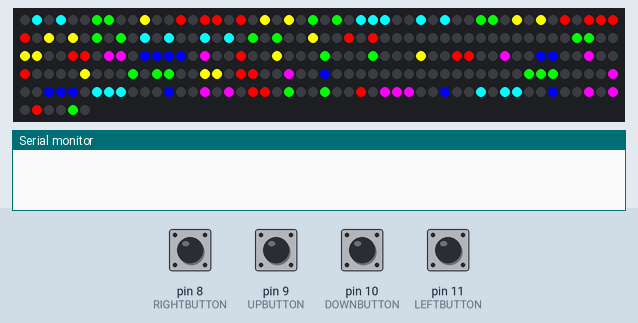
The sketch below on a simulated Arduino Uno, built with avr-gcc and run on an emulated ATmega328P. Parts: 256 RGB LEDs in strip order, left to right, continuing on the next row, the last lines printed to the serial monitor. The inputs (shaded band) are chosen by the test bench; at power-on: pin 8 (RIGHTBUTTON), pin 9 (UPBUTTON), pin 10 (DOWNBUTTON), pin 11 (LEFTBUTTON) HIGH. Random numbers use the default seed unless the sketch sets one. At 10.7 s the program stops and its outputs stay as they are.

Above: at 0.8 s.
0.9 s: pin 8 (RIGHTBUTTON) pulled LOW for 0.15 s
At 1.8 s:
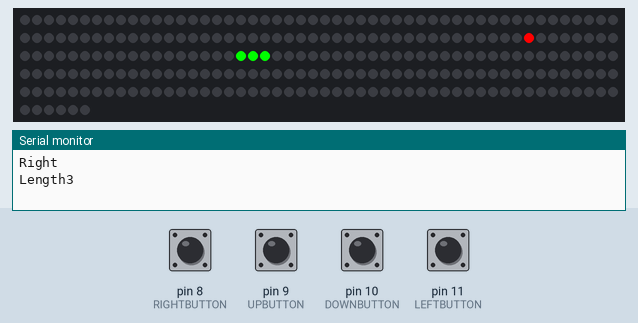
4.0 s: pin 9 (UPBUTTON) pulled LOW for 0.15 s
6.5 s: pin 8 (RIGHTBUTTON) pulled LOW for 1 s
9.0 s: pin 9 (UPBUTTON) pulled LOW for 1 s
At 11.3 s:
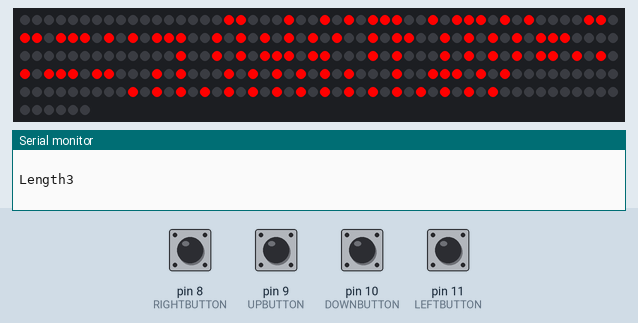
Timing chart, 0 to 12.2 s (numbered marks = the images above; inputs shaded):
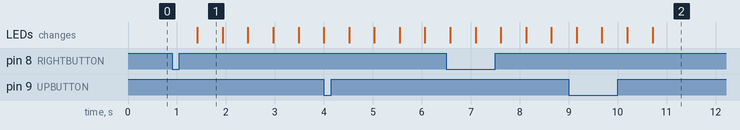

Measured:
- after the input at 0.9 s, the LEDs: change after 0.52 s (image 1)

The sketch:

WormShirt.ino
```cpp
#include <Adafruit_NeoPixel.h>
#ifdef __AVR__
  #include <avr/power.h>
#endif

#define PIN 6
#define UPBUTTON 9
#define DOWNBUTTON 10
#define LEFTBUTTON 11
#define RIGHTBUTTON 8

Adafruit_NeoPixel strip = Adafruit_NeoPixel(256, PIN, NEO_GRB + NEO_KHZ800);
uint32_t L = strip.Color(0,0,0);
uint32_t R = strip.Color(255,0,0);
uint32_t G = strip.Color(0,255,0);
uint32_t B = strip.Color(0,0,255);
uint32_t M = strip.Color(255,0,255);
uint32_t C = strip.Color(0,255,255);
uint32_t Y = strip.Color(255,255,0);
uint32_t W = strip.Color(255,255,255);
int WormLength = 3;
int WormCoords[10][2] =  {{7,7},{8,7},{9,7},{-1,-1},{-1,-1},{-1,-1},{-1,-1},{-1,-1},{-1,-1},{-1,-1}};
char WormDirections[10] = {'L','L','L','L','L','L','L','L','L','L'};
int AppleX = 0;
int AppleY = 0;
int NewAppleX = 0;
int NewAppleY = 0;
char GameOverBoard[16][16]={
{'L','L','L','L','L','L','L','L','L','L','L','L','L','L','L','L'},
{'L','R','R','L','L','L','R','L','L','R','L','R','L','R','R','R'},
{'R','L','L','L','L','R','L','R','L','R','R','R','L','R','L','L'},
{'R','L','R','R','L','R','R','R','L','R','L','R','L','R','R','R'},
{'R','L','L','R','L','R','L','R','L','R','L','R','L','R','L','L'},
{'L','R','R','L','L','R','L','R','L','R','L','R','L','R','R','R'},
{'L','L','L','L','L','L','L','L','L','L','L','L','L','L','L','L'},
{'L','R','L','L','R','L','R','L','R','R','R','L','R','R','L','L'},
{'R','L','R','L','R','L','R','L','R','L','L','L','R','L','R','L'},
{'R','L','R','L','R','L','R','L','R','R','R','L','R','R','L','L'},
{'R','L','R','L','R','L','R','L','R','L','L','L','R','L','R','L'},
{'L','R','L','L','L','R','L','L','R','R','R','L','R','L','R','L'},
{'L','L','L','L','L','L','L','L','L','L','L','L','L','L','L','L'},
{'L','R','L','R','L','R','L','R','L','R','L','R','L','R','L','R'},
{'R','L','R','L','R','L','R','L','R','L','R','L','R','L','R','L'},
{'L','L','L','L','L','L','L','L','L','L','L','L','L','L','L','L'}};

char StartBoard[16][16]={
{'R','L','R','L','L','Y','L','L','G','G','L','L','C','L','C','L'},
{'R','L','R','L','Y','L','Y','L','G','L','G','L','C','C','C','L'},
{'R','L','R','L','Y','L','Y','L','G','G','L','L','C','L','C','L'},
{'R','R','R','L','Y','L','Y','L','G','L','G','L','C','L','C','L'},
{'R','L','R','L','L','Y','L','L','G','L','G','L','C','L','C','L'},
{'L','L','L','L','L','L','L','L','L','L','L','L','L','L','L','L'},
{'B','B','L','M','M','L','R','R','L','L','Y','Y','L','L','G','G'},
{'B','B','L','M','L','L','R','L','L','Y','L','L','L','G','L','L'},
{'B','L','L','M','L','L','R','R','L','L','Y','L','L','L','G','L'},
{'B','L','L','M','L','L','R','L','L','L','L','Y','L','L','L','G'},
{'B','L','L','M','L','L','R','R','L','Y','Y','L','L','G','G','L'},
{'L','L','L','L','L','L','L','L','L','L','L','L','L','L','L','L'},
{'C','C','L','B','B','B','L','L','M','L','L','L','L','G','G','G'},
{'C','L','L','L','B','L','L','M','L','M','L','R','R','L','G','L'},
{'L','C','L','L','B','L','L','M','M','M','L','R','L','L','G','L'},
{'C','C','L','L','B','L','L','M','L','M','L','R','L','L','G','L'}};

char UpdateDirections(char directions[]){
  int x=9;
  while(x>0){
    directions[x]=directions[x-1];
    x--;
  }
}

char UpdateCoords(int Coords[][2], char directions[]){
  int x=0;
  while(x<10){
    if(Coords[x][0]>0 | Coords[x][1]>0){
      switch(directions[x]){
        case 'L':
          Coords[x][0]--;
          break;
        case 'R':
          Coords[x][0]++;
          break;
        case 'U':
          Coords[x][1]--;
          break;
        case 'D':
          Coords[x][1]++;
          break;
      }
    }
    x++;
  }
}

char DrawWorm(int Coords[][2], char WormColor, char pixels[16][16]){
  int x=0;
  while(x<10){
    if(Coords[x][0]>=0 & Coords[x][1]>=0){
      pixels[Coords[x][1]][Coords[x][0]] = WormColor;
    }
    x++;
  }
  Serial.println(' ');
}

void DrawBoard(char pixels[16][16]){
  int x=1;
  while(x<16){
      for (int i=0, j = 15; i< 8; i++, j--){
    char temp = pixels[x][i];
    pixels[x][i] = pixels[x][j];
    pixels[x][j] = temp;
  }
    x+=2;
  }
  x=0;
  while(x<16){
      for (int i=0, j = 15; i< 8; i++, j--){
    char temp = pixels[x][i];
    pixels[x][i] = pixels[x][j];
    pixels[x][j] = temp;
  }
    x+=1;
  }
  int a=0;
  int b=0;
  int c=0;
  while(b<16){
    a=0;
  while(a<16){
    //Serial.print(pixels[b][a]);
    switch(pixels[b][a]){
      case 'L':
        strip.setPixelColor(c, L);
        break;
      case 'R':
        strip.setPixelColor(c, R);
        break;
      case 'G':
        strip.setPixelColor(c, G);
        break;
      case 'B':
        strip.setPixelColor(c, B);
        break;
      case 'M':
        strip.setPixelColor(c, M);
        break;
      case 'C':
        strip.setPixelColor(c, C);
        break;
      case 'Y':
        strip.setPixelColor(c, Y);
        break;
      case 'W':
        strip.setPixelColor(c, W);
        break;
    }
    a++;
    c++;
  }
  b++;
  //Serial.println(" ");
  }
  strip.show();
  //Serial.println(' ');
  x=0; //REVERSE THE PIXELS BACK
  while(x<16){
      for (int i=0, j = 15; i< 8; i++, j--){
    char temp = pixels[x][i];
    pixels[x][i] = pixels[x][j];
    pixels[x][j] = temp;
  }
    x+=2;
  }
}


void StartGame(){
  int out = 0;
  DrawBoard(StartBoard);
  while(out==0){
      if(digitalRead(UPBUTTON)==LOW | digitalRead(DOWNBUTTON)==LOW |
      digitalRead(LEFTBUTTON)==LOW | digitalRead(RIGHTBUTTON)==LOW) {
        out=1;
       }
  }
}

void Win(char pixels[16][16]){
  int a = 0;
  int b = 0;
  while(a<16){
    b=0;
    while(b<16){
      StartBoard[a][b] = 'G';
      b++;
    }
    a++;
  }
  DrawBoard(pixels);
  delay(1000);
  a = 0;
  b = 0;
  while(a<16){
    b=0;
    while(b<16){
      StartBoard[a][b] = 'L';
      b++;
    }
    a++;
  }
  DrawBoard(pixels);
  while(1==1){};
}


void setup() {
  // put your setup code here, to run once:
  strip.begin();
  strip.show();
  Serial.begin(9600);
  pinMode(UPBUTTON, INPUT_PULLUP);
  pinMode(DOWNBUTTON, INPUT_PULLUP);
  pinMode(LEFTBUTTON, INPUT_PULLUP);
  pinMode(RIGHTBUTTON, INPUT_PULLUP);
  StartGame();
  int a = 0;
  int b = 0;
  while(a<16){
    b=0;
    while(b<16){
      StartBoard[a][b] = 'L';
      b++;
    }
    a++;
  }
  randomSeed(analogRead(0));
  AppleX = (int)random(0,17);
  AppleY = (int)random(0,17);
  NewAppleX = (int)random(0,17);
  NewAppleY = (int)random(0,17);
}

void loop(){
  while(NewAppleX==AppleX & NewAppleY==AppleY){
    NewAppleX = (int)random(0,17);
    randomSeed(analogRead(0));
    NewAppleY = (int)random(0,17);
  }
  StartBoard[AppleX][AppleY]='R';
  Serial.println(AppleX);
  Serial.println(AppleY);
  while(WormCoords[0][1]!=AppleX | WormCoords[0][0]!=AppleY){
  for(int a = 0; a<10; a++){
    if(digitalRead(UPBUTTON) == LOW){
      Serial.println("Up");
      if(WormDirections[0] !='D'){
        WormDirections[0] = 'U';
      }
    }
    if(digitalRead(LEFTBUTTON) == LOW){
      Serial.println("Left");
      if(WormDirections[0] !='R'){
        WormDirections[0] = 'L';
      }
    }
    if(digitalRead(DOWNBUTTON) == LOW){
      Serial.println("Down");
      if(WormDirections[0] !='U'){
        WormDirections[0] = 'D';
      }
    }
    if(digitalRead(RIGHTBUTTON) == LOW){
      Serial.println("Right");
      if(WormDirections[0] !='L'){
        WormDirections[0] = 'R';
      }
    }
   delay(50);
 }
  Serial.print("Length");
  Serial.println(WormLength);
  UpdateCoords(WormCoords, WormDirections);

  UpdateDirections(WormDirections);

  DrawWorm(WormCoords, 'G', StartBoard);
  if(WormCoords[0][0] < 0 | WormCoords[0][0] > 16 | WormCoords[0][1] < 0 | WormCoords[0][1] > 16){
    DrawBoard(GameOverBoard);
    while(1==1){};
  }
  for(int i=1;  i<WormLength; i++) {
      if (WormCoords[0][0]==WormCoords[i][0] & WormCoords[0][1]==WormCoords[i][1]) {
        DrawBoard(GameOverBoard);
        while(1==1){};
      }
  }
  DrawBoard(StartBoard);
  int a = 0;
  int b = 0;
  while(a<16){
    b=0;
    while(b<16){
      StartBoard[a][b] = 'L';
      b++;
    }
    a++;
  }
    StartBoard[AppleX][AppleY]='R';
  }
  Serial.println("----------------APPLE--------------");
  switch(WormDirections[WormLength-1]){
      case 'R':
        WormCoords[WormLength][0] = WormCoords[WormLength-1][0]-1;
        WormCoords[WormLength][1] = WormCoords[WormLength-1][1];
        break;
      case 'L':
        WormCoords[WormLength][0] = WormCoords[WormLength-1][0]+1;
        WormCoords[WormLength][1] = WormCoords[WormLength-1][1];
        break;
      case 'D':
        WormCoords[WormLength][0] = WormCoords[WormLength-1][0];
        WormCoords[WormLength][1] = WormCoords[WormLength-1][1]-1;
        break;
      case 'U':
        WormCoords[WormLength][0] = WormCoords[WormLength-1][0];
        WormCoords[WormLength][1] = WormCoords[WormLength-1][1]+1;
        break;
  }
  WormLength++;
  Serial.print("Length");
  Serial.println(WormLength);
  AppleX=NewAppleX;
  AppleY=NewAppleY;
  if(WormLength == 8){
    Win(StartBoard);
  }
}
```
